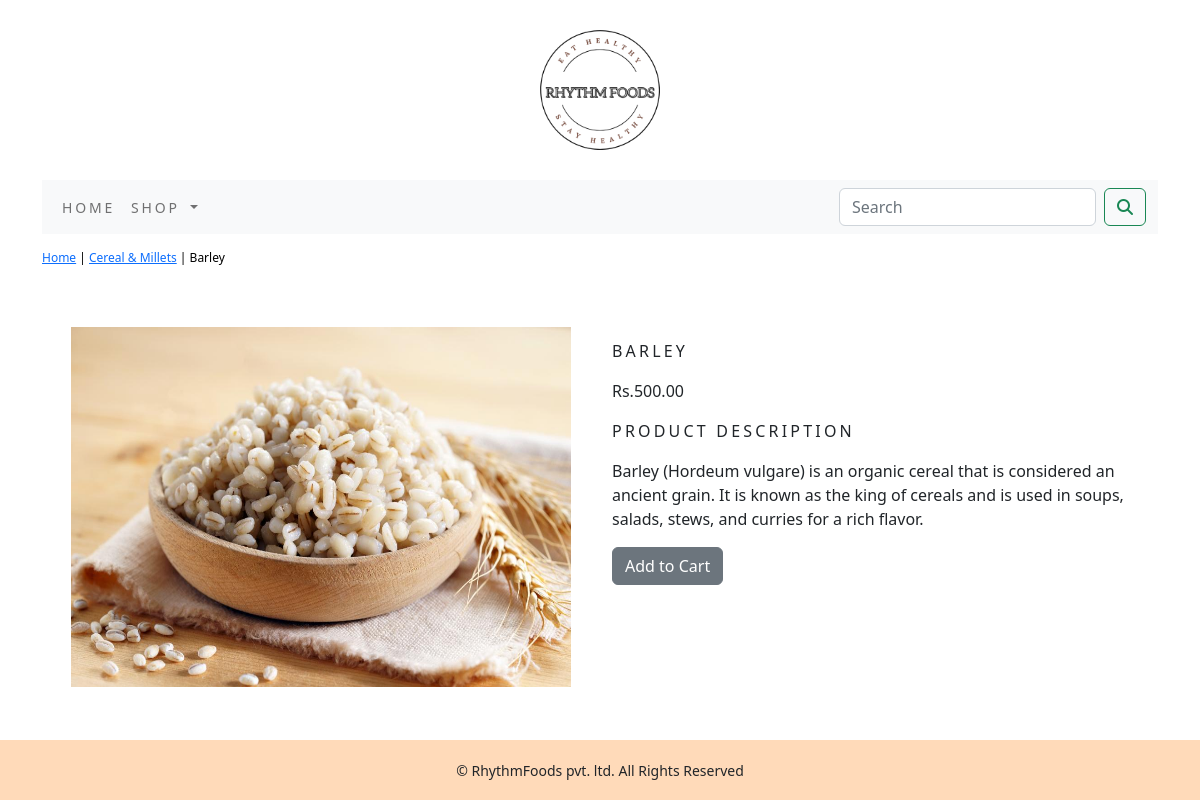
The page /shop/cereal-millets/barley/ on the database its author committed.
### shop/models.py (models this page shows, shortened)
class Product(models.Model):
    name = models.CharField(max_length=250,unique=True)
    slug = models.SlugField(max_length=250,unique=True)
    description = models.TextField(blank=True)
    price = models.DecimalField(max_digits=10,decimal_places=2)
    category = models.ForeignKey(Category,on_delete=models.CASCADE)
    image = models.ImageField(upload_to='product',blank=True)
    stock = models.IntegerField()
    available = models.BooleanField(default=True)
    created = models.DateTimeField(auto_now_add=True)
    updated = models.DateTimeField(auto_now=True)
    class Meta:
        ordering = ('name',)
        verbose_name = 'product'
        verbose_name_plural = 'products'

class Category(models.Model):
    name = models.CharField(max_length=250,unique=True)
    slug = models.SlugField(max_length=250,unique=True)
    description = models.TextField(blank=True)
    image = models.ImageField(upload_to='category',blank=True)
    class Meta:
        ordering = ('name',)
        verbose_name = 'category'
        verbose_name_plural = 'categories'
    def get_url(self):
        return reverse('shop:products_by_category',args=[self.slug])
    def __str__(self):
        return '{}'.format(self.name)

### shop/views.py (the view)
# urls.py: path('<slug:c_slug>/<slug:product_slug>/',views.proDetail,name='prodCatdetail'),
def proDetail(request,c_slug,product_slug):
    try:
        product=Product.objects.get(category__slug=c_slug,slug=product_slug)
    except Exception as e:
        raise e
    return render(request,'product.html',{"product":product})

### cart/context_processors.py (called while the page is built)
def counter(request):
    item_count=0
    if 'admin' in request.path:
        return {}
    else:
        try:
            cart=Cart.objects.filter(cart_id=_cart_id(request))
            car_items=CartItem.objects.all().filter(cart=cart[:1])
            for cart_item in car_items:
                item_count += cart_item.quantity
        except Cart.DoesNotExist:
            item_count =0
    return dict(item_count=item_count)

### cart/views.py (called while the page is built)
def _cart_id(request):
    cart=request.session.session_key
    if not cart:
        cart=request.session.create()
    return cart

### shop/context_processors.py (called while the page is built)
def menu_links(request):
    links=Category.objects.all()
    return dict(links=links)

### templates/product.html (shortened to what this page needs)
{% extends 'base.html' %}
{% load static %}
{% block content %}
<div class="row my_prod_row_class">
    <div class="mx-auto">
        <p> <a href="{% url 'shop:allProdCat' %}">Home</a> | <a href="{{product.category.get_url}}">{{product.category}}</a> | {{product.name}} </p>
    </div>
</div>
    <div class="container">
<br>
<div class="row">
    <div class="col-12 col-sm-12 col-md-12 col-lg-6 text-center">
        <div style="min-width:18rem">
            <img src="{{product.image.url}}" alt="{{product.name}}" width="500px" height="360px">
        </div>
    </div>
        <div class="col-12 col-sm-12 col-md-12 col-lg-6">
            <div>
            <h1 class="my_prod_title">{{product.name}}</h1>
            <p>Rs.{{product.price}}</p>
            <p class="my_title">Product Description</p>
            <p class="text-justify my_prod_text">{{product.description}}</p>
            {% if product.stock <= 0 %}
            <p class="text-justify my_prod_text"><b>Out of Stock</b></p>
            {% else %}
            <a class="btn btn-secondary" href="{% url 'cart:add_cart' product.id %}">Add to Cart</a>
            {% endif %}
        </div>
    </div>
</div>
    </div>
{% endblock %}

### static/css/custom.css (style rules this page uses)
body { font-family: 'Roboto', sans-serif; }
.my_title { font-size: 16px; text-transform: uppercase; letter-spacing: .2em; }
.my_prod_row_class { padding-top: 15px; padding-bottom: 20px; }
.my_prod_row_class .mx-auto { color: #000; font-size: 12px; text-decoration: none; }
.my_prod_title { font-size: 16px; text-transform: uppercase; letter-spacing: .2em; padding-top: 15px; padding-bottom: 10px; }
.my_prod_text { padding-right: 20px; }

### rows shown on the page
Product: category "Cereal & Millets", name "Barley", image (picture), name "BARLEY", price "500.00", description "Barley (Hordeum vulgare) is an organic cereal that is considered an ancient grain. It is known as the king of cereals and is used in soups, salads, stews, and curries for a rich flavor."
